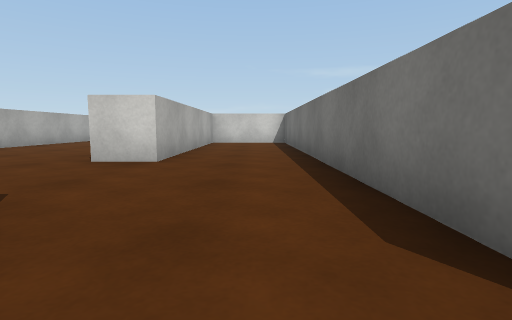
view 1 (above)

24 first-person views from a walk through a scene from a Unity 3-D project. The camera is 0.51 m above the floor, tilts 6° down and sees 80° across. The floor is counted in squares, 1 m on a side. Each view is taken from the middle of a square. On the plan, view 1 faces up. The plan holds only what a view shows up to about 9 squares ahead; the rest is blank. The place goes on beyond the plan. The player is left out. Surface patterns are stand-ins for the level's own textures.

view 2
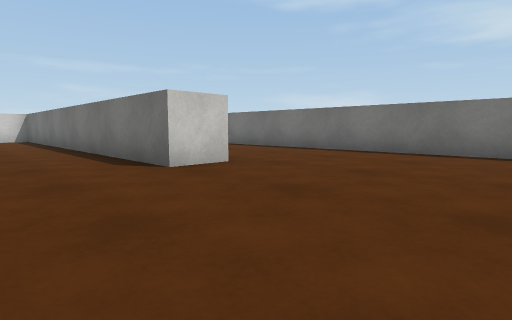

view 3
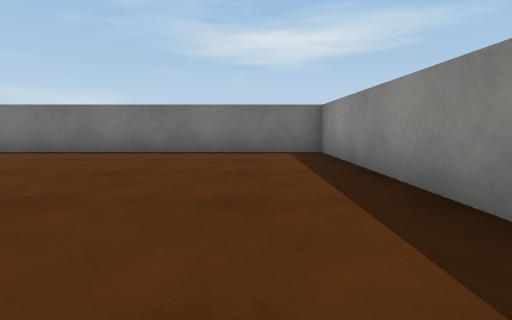

view 4
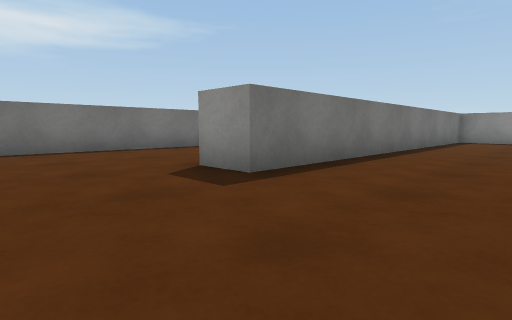

view 5
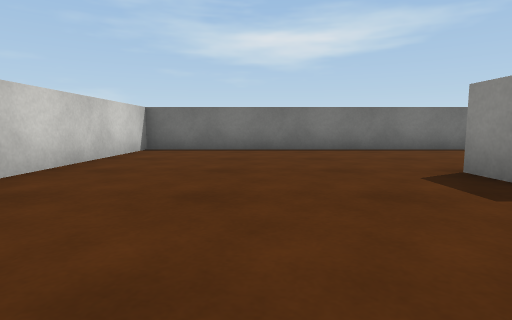

view 6
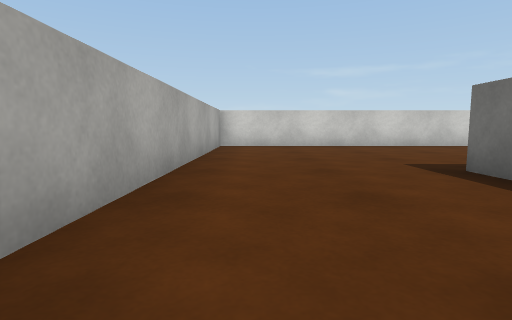

view 7
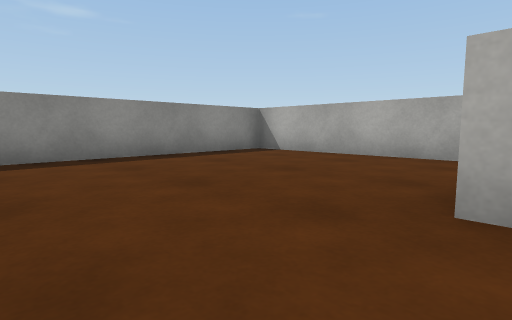

view 8
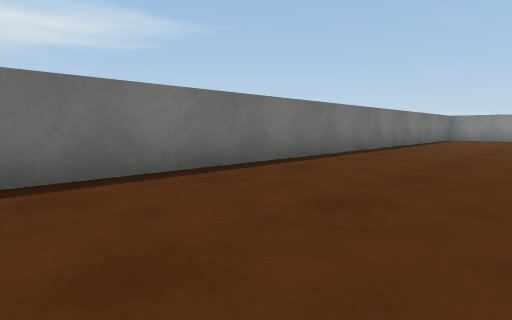

view 9
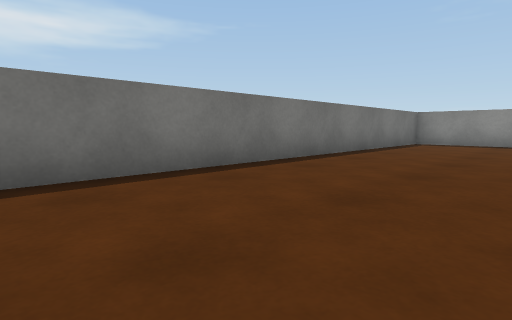

view 10
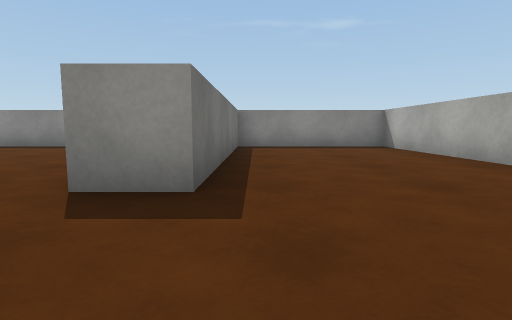

view 11
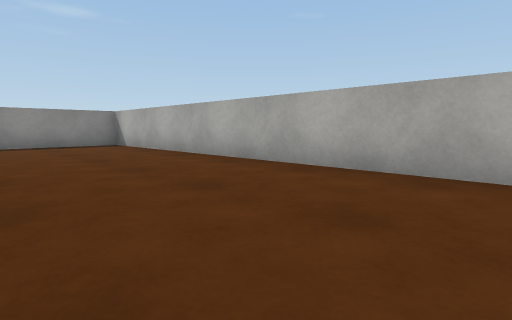

view 12
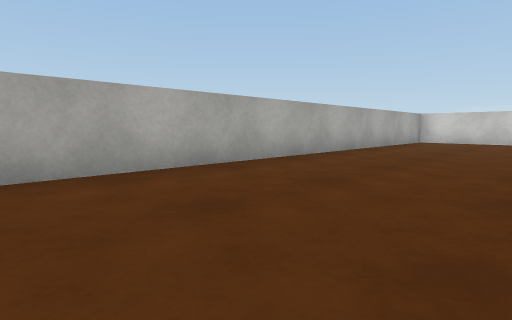

view 13
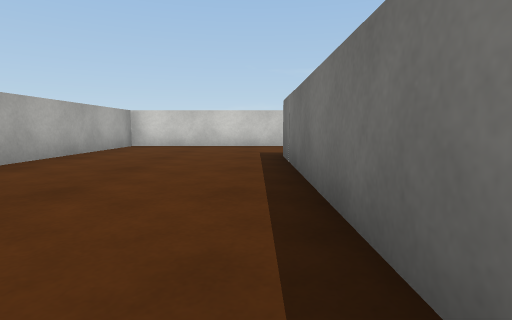

view 14
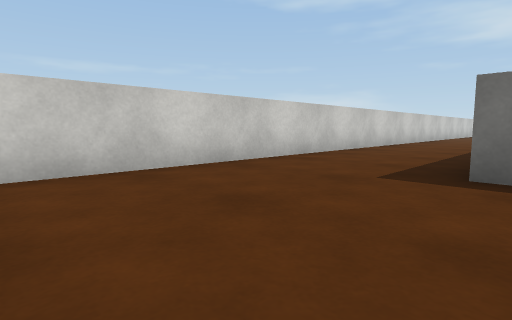

view 15
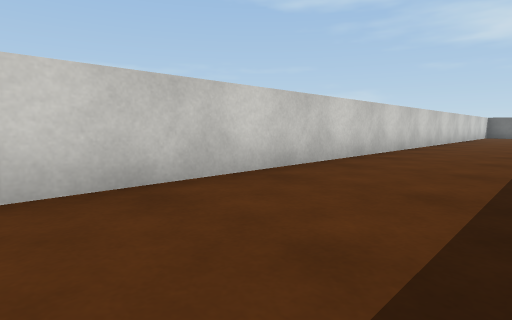

view 16
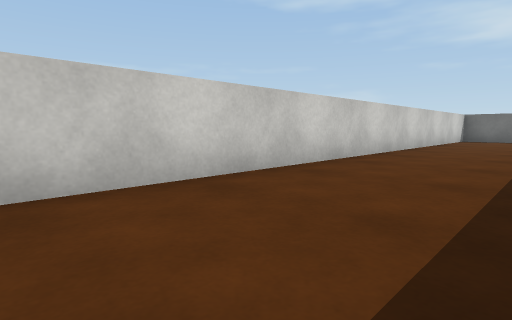

view 17
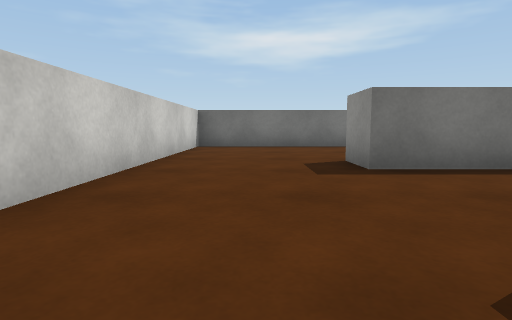

view 18
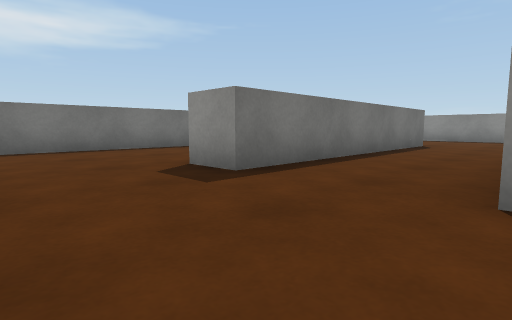

view 19
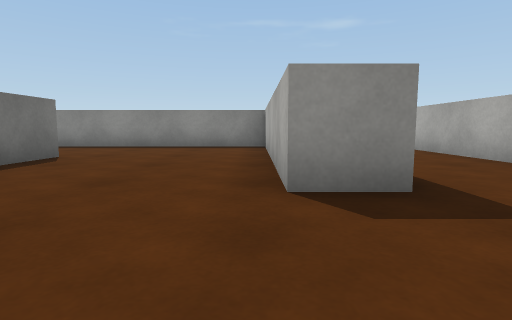

view 20
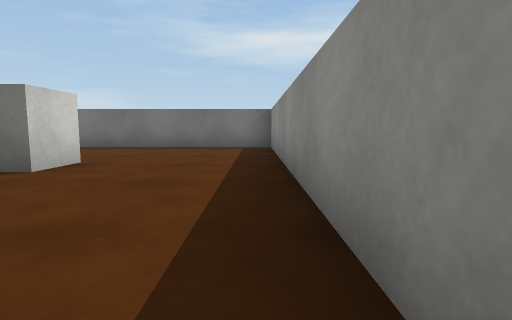

view 21
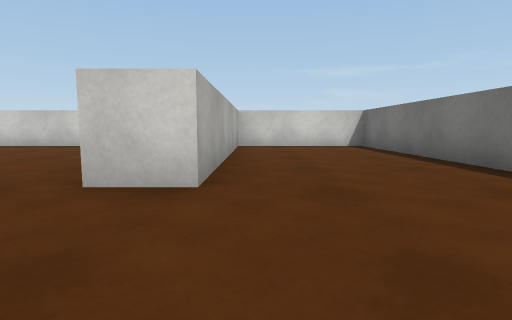

view 22
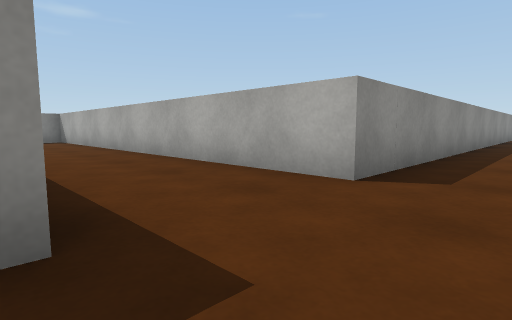

view 23
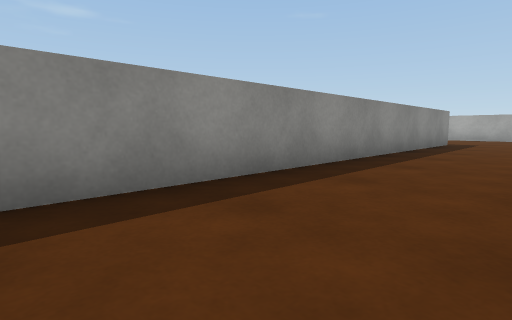

view 24
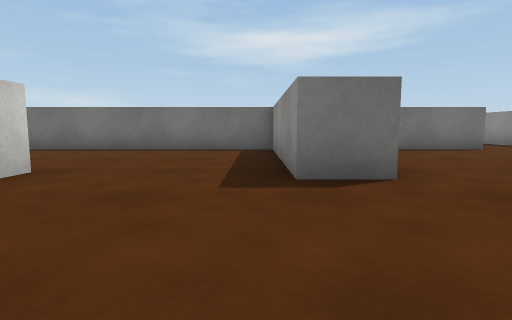

### Floor plan
Points are (right, up) in squares from view 1. A wall is a line through its corners. A room is listed if a view was taken in it or the views show most of it. See-through windows are left out.
Room 1 (views 1, 2, 3, 4, 5, 6, 7, 8, 9, 24)
walls: (2.1, 0.6) (1, 0.6) (1, 1.6); (6.5, -5.4) (6, -5.4); (-1.5, 0) (-1.5, -4.4) (5.5, -4.4) (5.5, 5.6) (6.5, 5.6); (6, -9.5) (6, -8.4) (10.2, -8.4) (10.2, 10.6) (2, 10.6) (2, 3.1); (10.2, -13.5) (10.2, -11.4)
ways out: opening at (-0.5, 1) to room 2; opening at (8.5, -13)
Room 2 (views 10, 11, 12, 13, 14, 15, 16, 17, 18, 19, 20, 21, 22, 23)
walls: (-1.5, 9) (-1.5, 4.6) (-2.5, 4.6); (-2.5, 6.5) (-2.5, 11.6) (11.2, 11.6) (11.2, 2.9); (13.7, 4.5) (13.7, 11.6) (14.7, 11.6) (14.7, 5.6) (22.6, 5.6); (1, 1.6) (1, 9.1); (23, 5.5) (23, 14.6) (19.5, 14.6) (19.5, 8.6) (18.5, 8.6) (18.5, 14.6) (-6.5, 14.6) (-6.5, -4.4) (-2.5, -4.4) (-2.5, 1.6) (-1.5, 1.6)
ways out: opening at (-0.5, 1) to room 1; opening at (12.5, 3.5)

Where each view was taken, in squares from view 1:
view 1: 0 up, 0 right, facing up
view 2: 3 down, 1 left, facing up-right
view 3: 3 down, 1 left, facing right
view 4: 8 up, 3 right, facing down-right
view 5: 8 up, 3 right, facing right
view 6: 2 up, 3 right, facing up
view 7: 1 up, 4 right, facing down-left
view 8: 6 up, 7 right, facing down-right
view 9: 2 up, 7 right, facing down-right
view 10: 4 up, 3 left, facing down
view 11: 5 up, 3 left, facing down-left
view 12: 3 up, 3 left, facing up-left
view 13: 6 up, 3 left, facing up
view 14: 11 up, 6 left, facing up-right
view 15: 12 up, 0 right, facing up-right
view 16: 12 up, 5 right, facing up-right
view 17: 13 up, 10 right, facing right
view 18: 14 up, 11 right, facing down-right
view 19: 14 up, 15 right, facing down
view 20: 6 up, 15 right, facing right
view 21: 6 up, 20 right, facing up
view 22: 13 up, 14 right, facing down-left
view 23: 14 up, 8 right, facing down-left
view 24: 8 down, 3 right, facing right
